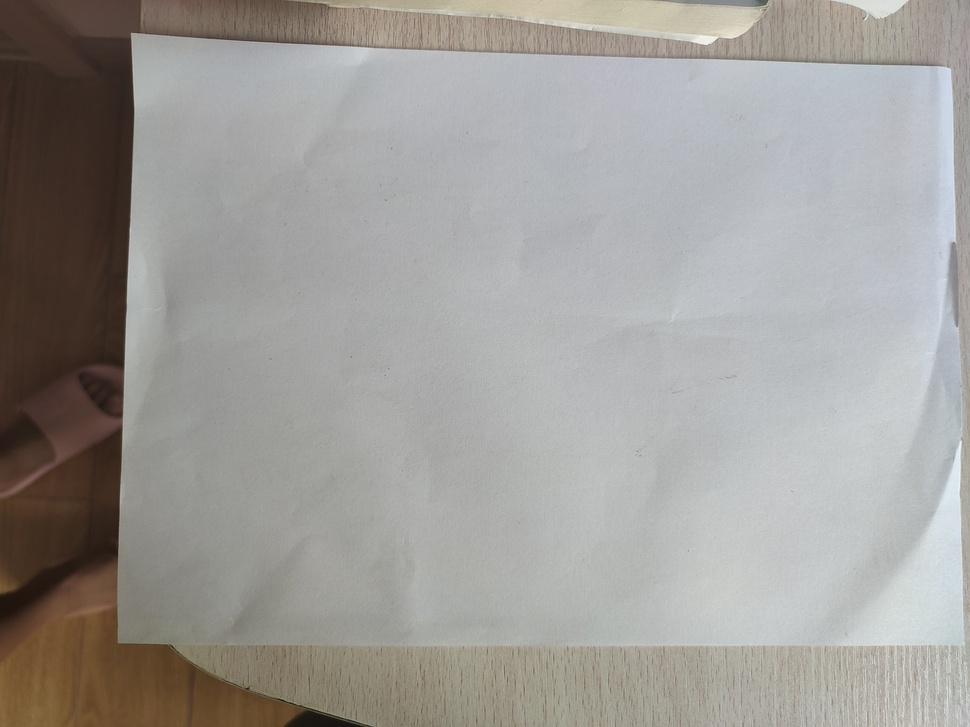
#> input picture 26.jpg, 970 x 727 px, shrunk from 4608 x 3456 before the run
$ python capture.py
#> lines starting #> are read from the running program, lines starting #| are printed output that depends on the picture; after the words box and inside, x2 and y2 are one past the last pixel; in counts of white or black regions, pixels touching at a corner belong together; long printed decimals are rounded
import numpy
import numpy as np
import cv2
import time


# 找到目标函数
from matplotlib import contour


def find_marker(image):
    # convert the image to grayscale, blur it, and detect edges

    gray = cv2.cvtColor(image, cv2.COLOR_BGR2GRAY)
    gray = cv2.GaussianBlur(gray, (5, 5), 0)
    edged = cv2.Canny(gray, 35, 125)

    # find the contours in the edged image and keep the largest one;
    # we'll assume that this is our piece of paper in the image
    (cnts, _) = cv2.findContours(edged.copy(), cv2.RETR_LIST, cv2.CHAIN_APPROX_SIMPLE)
    # 求最大面积
    c = max(cnts, key=cv2.contourArea)

    # compute the bounding box of the of the paper region and return it
    # cv2.minAreaRect() c代表点集，返回rect[0]是最小外接矩形中心点坐标，
    # rect[1][0]是width，rect[1][1]是height，rect[2]是角度
    return cv2.minAreaRect(c)


# 距离计算函数
def distance_to_camera(knownWidth, focalLength, perWidth):
    # compute and return the distance from the maker to the camera
    return (knownWidth * focalLength) / perWidth


# initialize the known distance from the camera to the object, which
# in this case is 24 inches
KNOWN_DISTANCE = 24.0

# initialize the known object width, which in this case, the piece of
# paper is 11 inches wide
# A4纸的长和宽(单位:inches)
KNOWN_WIDTH = 3.37
KNOWN_HEIGHT = 2.13

# initialize the list of images that we'll be using
IMAGE_PATHS = ["26.jpg", "32.jpg", "46.jpg"]

# load the furst image that contains an object that is KNOWN TO BE 2 feet
# from our camera, then find the paper marker in the image, and initialize
# the focal length
# 读入第一张图，通过已知距离计算相机焦距
image = cv2.imread(IMAGE_PATHS[0])
#> image is the input picture: shape (727, 970, 3); mean B, G, R 153, 156.6, 159
marker = find_marker(image)
#> in find_marker, `gray = cv2.cvtColor(image, cv2.COLOR_BGR2GRAY)`:
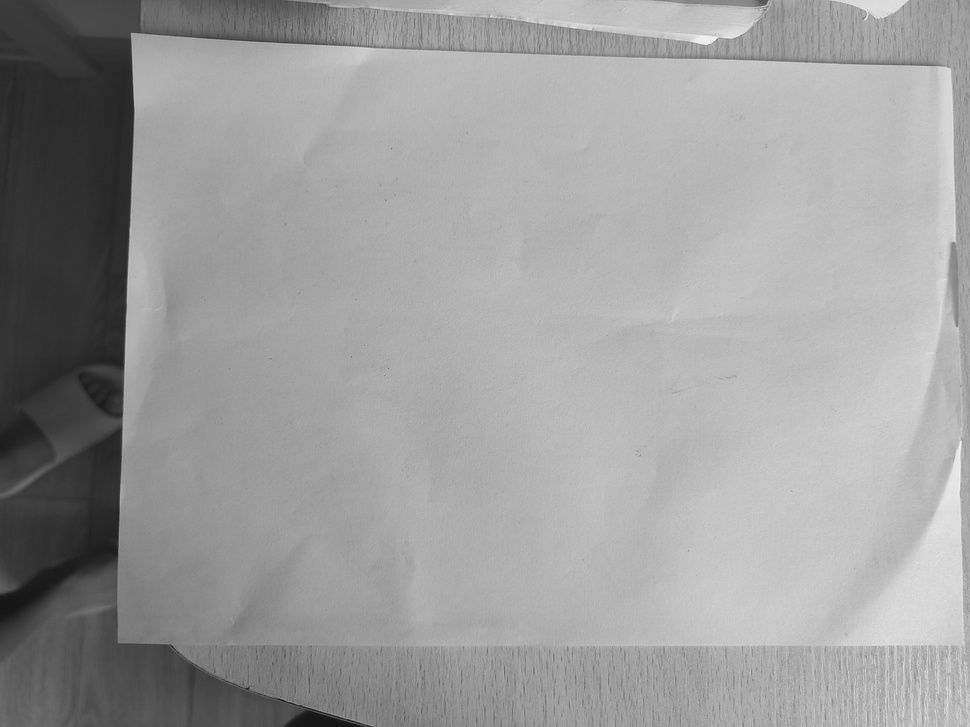
#> gray: shape (727, 970); min 19, max 245, mean 156.9
#> in find_marker, `edged = cv2.Canny(gray, 35, 125)`:
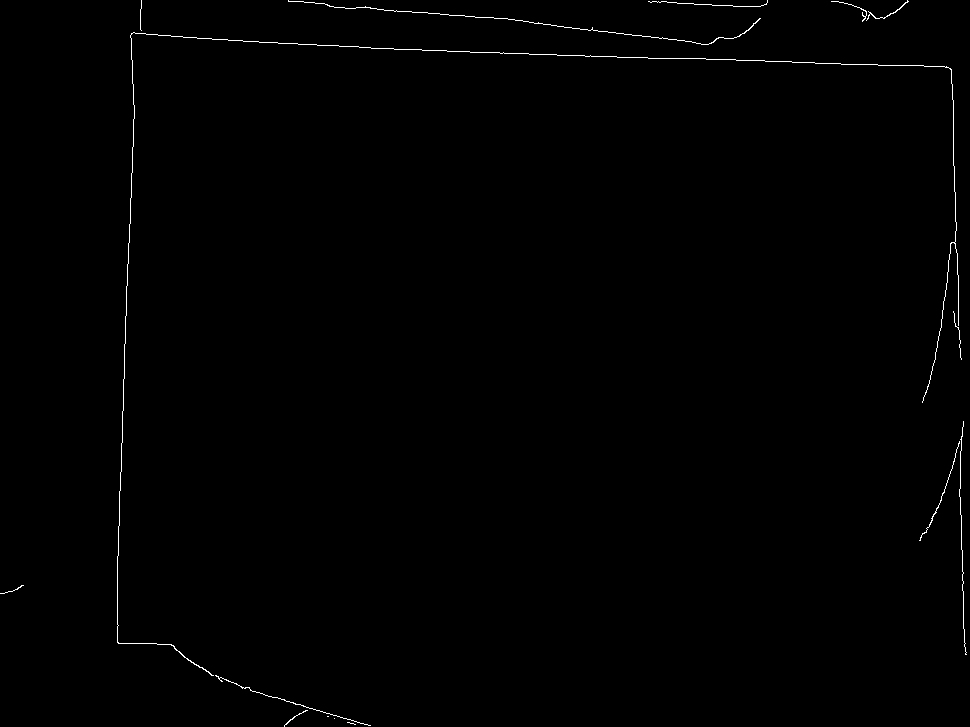
#> edged: shape (727, 970); 0.49% white in thin lines or dots
#> in find_marker, `(cnts, _) = cv2.findContours(edged.copy(), cv2.RETR_LIST, cv2.CHAIN_AP..`: cnts = 15 contours, 12 with area under 20; largest, box (x1, y1, x2, y2) and area: (117, 32, 959, 676) 38, (288, 0, 761, 45) 28, (866, 0, 909, 21) 24
#> in find_marker, `c = max(cnts, key=cv2.contourArea)`: c = contour of 475 points, box (x1, y1, x2, y2) (117, 32, 959, 676), area 38
#> marker = ((539.4, 362.7), (640.9, 835), -88.57)
focalLength = (marker[1][0] * KNOWN_DISTANCE) / KNOWN_WIDTH
#> focalLength = 4564.1

# 通过摄像头标定获取的像素焦距
# focalLength = 811.82
print('focalLength = ', focalLength)
#| focalLength =  4564.125


camrea = cv2.VideoCapture(0)


while camrea.isOpened():
    # get a frame
    (grabbed, frame) = camrea.read()
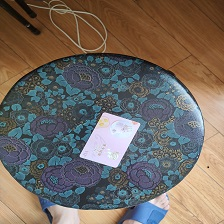
#> input picture test012.jpg, 224 x 224 px, given in place of the camera
#> frame is the input picture: shape (224, 224, 3); mean B, G, R 97.9, 106, 114.8
    marker = find_marker(frame)
#> in find_marker (call 2), `gray = cv2.cvtColor(image, cv2.COLOR_BGR2GRAY)`:
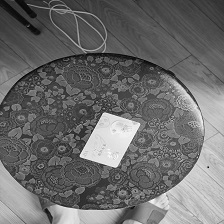
#> gray: shape (224, 224); min 1, max 253, mean 107.7
#> in find_marker (call 2), `gray = cv2.GaussianBlur(gray, (5, 5), 0)`:
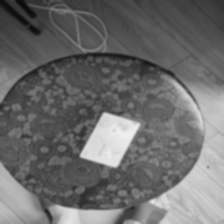
#> gray: shape (224, 224); min 11, max 239, mean 107.7
#> in find_marker (call 2), `edged = cv2.Canny(gray, 35, 125)`:
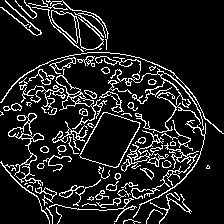
#> edged: shape (224, 224); 12.5% white in thin lines or dots
#> in find_marker (call 2), `(cnts, _) = cv2.findContours(edged.copy(), cv2.RETR_LIST, cv2.CHAIN_AP..`: cnts = 149 contours, 72 with area under 20; largest, box (x1, y1, x2, y2) and area: (79, 112, 141, 168) 1992, (79, 112, 140, 168) 1944, (49, 57, 107, 129) 638, (51, 10, 104, 51) 472, (8, 113, 44, 186) 471
#> in find_marker (call 2), `c = max(cnts, key=cv2.contourArea)`: c = contour of 124 points, box (x1, y1, x2, y2) (79, 112, 141, 168), area 1992
#> marker = ((109.6, 139.6), (58.91, 39.98), -61.5)
    if marker == 0:
        print(marker)
        continue
    inches = distance_to_camera(KNOWN_WIDTH, focalLength, marker[1][0])
#> inches = 261.1

    # draw a bounding box around the image and display it
    box = cv2.boxPoints(marker)
#> box = [[113.1, 175], [77.99, 155.9], [106.1, 104.1], [141.2, 123.2]]
    box = np.int0(box)
#> box = [[113, 174], [77, 155], [106, 104], [141, 123]]
    cv2.drawContours(frame, [box], -1, (0, 255, 0), 2)

    # inches 转换为 cm
    cv2.putText(frame, "%.2fcm" % (inches * 30.48 / 12),
                (frame.shape[1] - 200, frame.shape[0] - 20), cv2.FONT_HERSHEY_SIMPLEX,
                2.0, (0, 255, 0), 3)
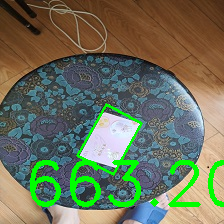
#> frame: shape (224, 224, 3); mean B, G, R 90.9, 114.3, 108.1

    # show a frame
    cv2.imshow("capture", frame)
    if cv2.waitKey(1) & 0xFF == ord('q'):
#> (key q is pressed here)
        break
camrea.release()
cv2.destroyAllWindows()
